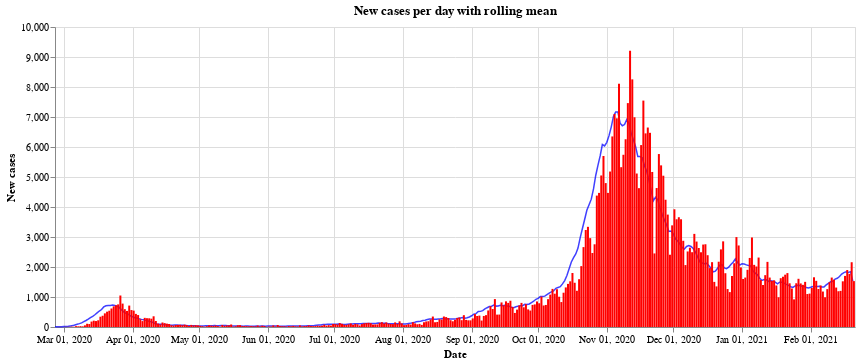

Notebook cell for this chart:
### Code cell
#collapse
bars = alt.Chart(all_austria).mark_bar(
    color='red',
    opacity=1,
    size=2
).encode(
    x=alt.X("yearmonthdate(Time):T", axis=alt.Axis(title='Date')),
    y=alt.Y("AnzahlFaelle:Q", axis=alt.Axis(title='New cases')),
)

line = alt.Chart(all_austria).mark_line(
    color='blue',
    opacity=0.75,
    size=1.5,
).transform_window(
    rolling_mean='mean(AnzahlFaelle)',
    frame=[0, 7]
).encode(x='yearmonthdate(Time):T',
         y='rolling_mean:Q'
         ).properties(title='New cases per day with rolling mean', width=800)

alt.layer(line, bars, data=all_austria)

### Figure 1 — Vega-Lite specification as saved in the notebook (floating-point values rounded to 4 significant figures; data arrays with more than 128 entries replaced by an {"elided": "..."} marker saying what was removed)
{"config": {"view": {"continuousWidth": 400, "continuousHeight": 300}}, "layer": [{"mark": {"type": "line", "color": "blue", "opacity": 0.75, "size": 1.5}, "encoding": {"x": {"type": "temporal", "field": "Time", "timeUnit": "yearmonthdate"}, "y": {"type": "quantitative", "field": "rolling_mean"}}, "title": "New cases per day with rolling mean", "transform": [{"window": [{"op": "mean", "field": "AnzahlFaelle", "as": "rolling_mean"}], "frame": [0, 7]}], "width": 800}, {"mark": {"type": "bar", "color": "red", "opacity": 1, "size": 2}, "encoding": {"x": {"type": "temporal", "axis": {"title": "Date"}, "field": "Time", "timeUnit": "yearmonthdate"}, "y": {"type": "quantitative", "axis": {"title": "New cases"}, "field": "AnzahlFaelle"}}}], "data": {"name": "data-f04abc82ce5ef89d0b83347cf6951e71"}, "$schema": "https://vega.github.io/schema/vega-lite/v4.8.1.json", "datasets": {"data-f04abc82ce5ef89d0b83347cf6951e71": {"elided": "361 records"}}}
